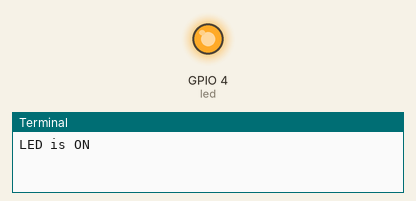
Simulated run of this program. Board: Raspberry Pi (BCM pin numbers). Shown: output pins drawn as LEDs (lit = HIGH), the last lines printed to the terminal. At 40.0 s the program stops and its outputs stay as they are.

Above: at 1.0 s.
At 3.0 s:
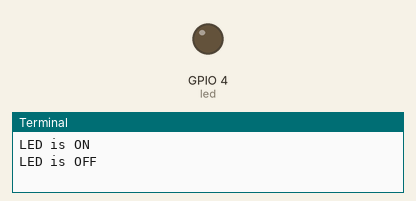
Timing chart, 0 to 5.2 s (numbered marks = the images above):
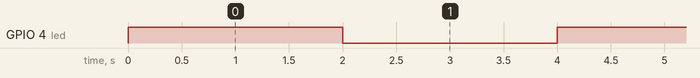

The program:

ledonoff.py
```python
import RPi.GPIO as GPIO
import time
GPIO.setwarnings(False)
led=4
GPIO.setmode(GPIO.BCM) # GPIO.BOARD
GPIO.setup(led, GPIO.OUT)
for i in range(10):
	GPIO.output(led, GPIO.HIGH)
	print("LED is ON")
	time.sleep(2)
	GPIO.output(led, GPIO.LOW)
	print("LED is OFF")
	time.sleep(2)
GPIO.cleanup()
```

Measured:
- by itself, GPIO 4 (led): alternates HIGH for 2.0 s and LOW for 2.0 s, 20 changes in all, then stays LOW
